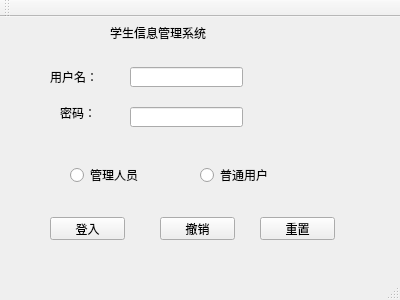
<?xml version="1.0" encoding="UTF-8"?>
<ui version="4.0">
 <class>MainWindow</class>
 <widget class="QMainWindow" name="MainWindow">
  <property name="geometry">
   <rect>
    <x>0</x>
    <y>0</y>
    <width>400</width>
    <height>300</height>
   </rect>
  </property>
  <property name="windowTitle">
   <string>设计者：梁忠悦 </string>
  </property>
  <widget class="QWidget" name="centralWidget">
   <widget class="QLabel" name="label_2">
    <property name="geometry">
     <rect>
      <x>60</x>
      <y>90</y>
      <width>54</width>
      <height>12</height>
     </rect>
    </property>
    <property name="text">
     <string>密码：</string>
    </property>
   </widget>
   <widget class="QRadioButton" name="radioButton">
    <property name="geometry">
     <rect>
      <x>70</x>
      <y>150</y>
      <width>89</width>
      <height>16</height>
     </rect>
    </property>
    <property name="text">
     <string>管理人员</string>
    </property>
   </widget>
   <widget class="QRadioButton" name="radioButton_2">
    <property name="geometry">
     <rect>
      <x>200</x>
      <y>150</y>
      <width>89</width>
      <height>16</height>
     </rect>
    </property>
    <property name="text">
     <string>普通用户</string>
    </property>
   </widget>
   <widget class="QLineEdit" name="Login_password">
    <property name="geometry">
     <rect>
      <x>130</x>
      <y>90</y>
      <width>113</width>
      <height>20</height>
     </rect>
    </property>
    <property name="styleSheet">
     <string notr="true">font: 6pt &quot;Arial&quot;;
font: 9pt &quot;Arial&quot;;</string>
    </property>
   </widget>
   <widget class="QLineEdit" name="Login_username">
    <property name="geometry">
     <rect>
      <x>130</x>
      <y>50</y>
      <width>113</width>
      <height>20</height>
     </rect>
    </property>
   </widget>
   <widget class="QLabel" name="label_3">
    <property name="geometry">
     <rect>
      <x>110</x>
      <y>0</y>
      <width>141</width>
      <height>31</height>
     </rect>
    </property>
    <property name="text">
     <string>学生信息管理系统</string>
    </property>
   </widget>
   <widget class="QPushButton" name="LoginButton">
    <property name="geometry">
     <rect>
      <x>50</x>
      <y>200</y>
      <width>75</width>
      <height>23</height>
     </rect>
    </property>
    <property name="text">
     <string>登入</string>
    </property>
   </widget>
   <widget class="QPushButton" name="cancelButton">
    <property name="geometry">
     <rect>
      <x>160</x>
      <y>200</y>
      <width>75</width>
      <height>23</height>
     </rect>
    </property>
    <property name="text">
     <string>撤销</string>
    </property>
   </widget>
   <widget class="QPushButton" name="remitButton">
    <property name="geometry">
     <rect>
      <x>260</x>
      <y>200</y>
      <width>75</width>
      <height>23</height>
     </rect>
    </property>
    <property name="text">
     <string>重置</string>
    </property>
   </widget>
   <widget class="QLabel" name="label">
    <property name="geometry">
     <rect>
      <x>50</x>
      <y>50</y>
      <width>71</width>
      <height>20</height>
     </rect>
    </property>
    <property name="text">
     <string>用户名：</string>
    </property>
   </widget>
  </widget>
  <widget class="QMenuBar" name="menuBar">
   <property name="geometry">
    <rect>
     <x>0</x>
     <y>0</y>
     <width>400</width>
     <height>22</height>
    </rect>
   </property>
  </widget>
  <widget class="QToolBar" name="mainToolBar">
   <attribute name="toolBarArea">
    <enum>TopToolBarArea</enum>
   </attribute>
   <attribute name="toolBarBreak">
    <bool>false</bool>
   </attribute>
  </widget>
  <widget class="QStatusBar" name="statusBar"/>
 </widget>
 <layoutdefault spacing="6" margin="11"/>
 <resources/>
 <connections/>
</ui>
